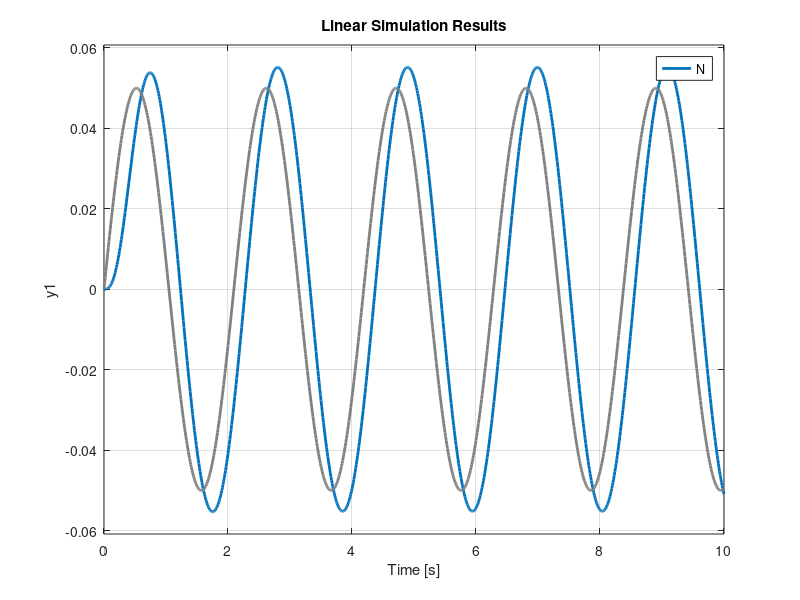
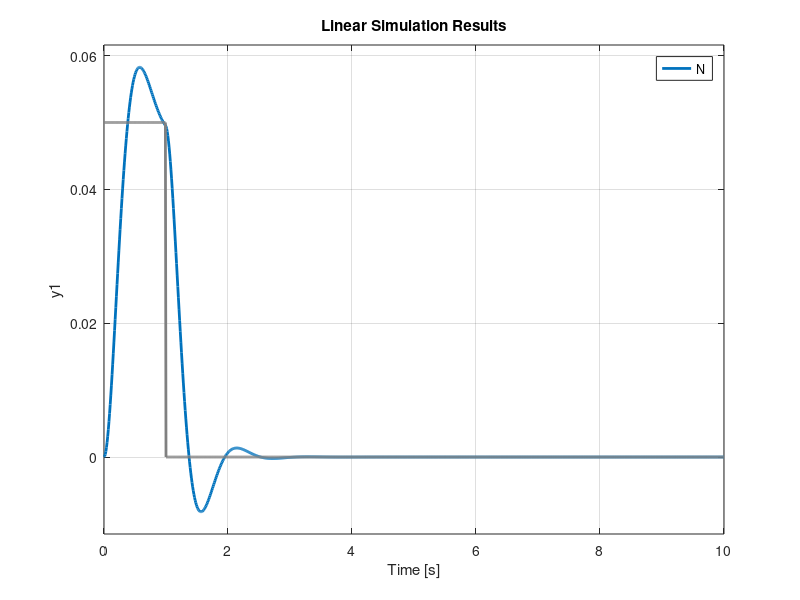
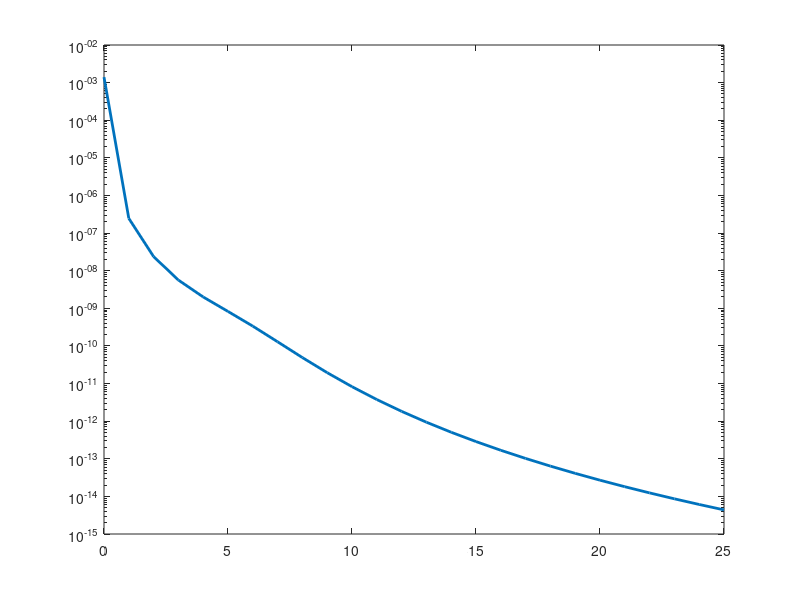
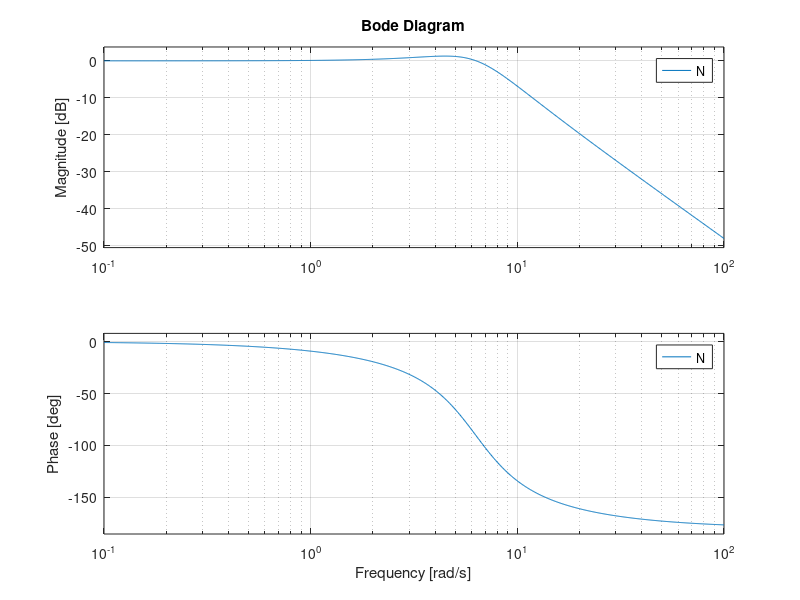

Write MATLAB code to recreate these figures, in order.
clc;
clear all;
% close all;


coeff = 0;
m_p = 0.16; %kg
c_p = 0.4; %Ns/m
k_p = 6.32; %N/m
w_n = sqrt(k_p/m_p);
zeta= c_p/(2*sqrt(k_p*m_p));
% T=2*zeta*w_n*m_p;
% for T = 0:0.01:3;
T= 1; %optimised T

coeff=coeff +1;    

% G = tf([0,0,k_p],[m_p,d_d,k_p+d_p]);
N = tf([0,0,k_p],[m_p,T,k_p]);
figure(4)
bode(N);

% hold on;
%% sine excitation
t = 0:0.01:10;
excitation_sin = 0.05*sin(3*t);

% figure()
% plot(t,excitation_sin)

 figure(1)
lsim(N,excitation_sin,t) % sine excitation
hold on;
set(findall(gcf,'type','line'), 'LineWidth', 2);
 %% Impulse
stepinput = 0.05*ones([1 length(t)]);
for i = 101:length(t)
   stepinput(i) = 0; 
end

figure(2)
lsim(N,stepinput,t) % impulse excitation
hold on;
set(findall(gcf,'type','line'), 'LineWidth', 2);
 %%PSD
w = 0:25;
PSD = (4.028e-7)./((2.88e-4)+(0.68*w.^2)+w.^4);
Hfreqdomain = freqresp(N,w);
N = abs(Hfreqdomain(:))';
PSD = N.^2.*PSD;

figure(3)
semilogy(w,PSD)
hold on
set(findall(gcf,'type','line'), 'LineWidth', 2);
% 
%  zeta_calc(coeff) = T/(2*w_n*m_p);
%  w_calc(coeff) = T/(2*zeta_calc(coeff)*m_p);
% % utsav(1,coeff)=T;
% %  end
% % end
